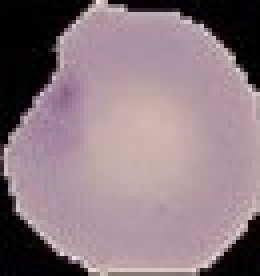
#> input picture 1.jpg, 65 x 69 px (shown 4 times larger)
$ python contour_array_extractor.py
#> lines starting #> are read from the running program, lines starting #| are printed output that depends on the picture; after the words box and inside, x2 and y2 are one past the last pixel; in counts of white or black regions, pixels touching at a corner belong together
import cv2

import pandas as pd
import csv

image = cv2.imread('1.jpg')
#> image is the input picture: shape (69, 65, 3); mean B, G, R 127.9, 120.5, 139.8


blur = cv2.blur(image,(5,5),5) # (9 x 9) filter is used
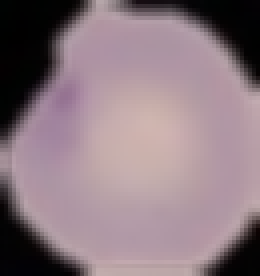
#> blur: shape (69, 65, 3) (shown 4 times larger); mean B, G, R 128.4, 120.9, 140.4


gray = cv2.cvtColor(image, cv2.COLOR_BGR2GRAY)
ret,threshold = cv2.threshold(gray, 127, 255, cv2.THRESH_BINARY)
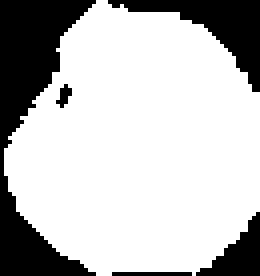
#> threshold: shape (69, 65) (shown 4 times larger); 74.6% white; 5 black regions (1 under 20 px), largest, box (x1, y1, x2, y2) and area: (0, 0, 24, 69) 704, (27, 0, 65, 23) 284, (49, 53, 65, 69) 120, (28, 68, 48, 69) 20


canny = cv2.Canny(image, 50, 200)
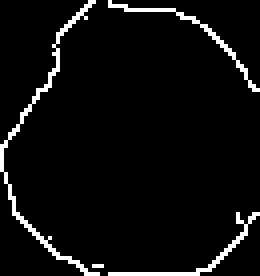
#> canny: shape (69, 65) (shown 4 times larger); 5.1% white in thin lines or dots

contours, hierarchy = cv2.findContours(canny, cv2.RETR_LIST, cv2.CHAIN_APPROX_NONE)
#> contours = 4 contours, 3 with area under 20; largest, box (x1, y1, x2, y2) and area: (0, 0, 25, 69) 36
cv2.drawContours(image, contours,0, (155,0,0), 3)
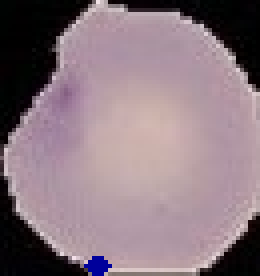
#> image: shape (69, 65, 3) (shown 4 times larger); 0.51% of pixels changed, all inside (x1, y1, x2, y2) = (21, 64, 28, 69)

cv2.destroyAllWindows()
a=[0]
i=0
for i in range(10):
    try:
        cnt = contours[i]
        area = cv2.contourArea(cnt)
        if(area>0.0):
            a.append(area)
    except:
        a.append(0)
#> this loop made 10 passes
#> area on pass 4: 36
#> after the loop, a = [0, 12.5, 14.5, 36, 0, 0, 0, 0, 0, 0]
print(a)
#| [0, 12.5, 14.5, 36.0, 0, 0, 0, 0, 0, 0]
cv2.imshow('rgb',canny)

$ run again, with 10.jpg copied over 1.jpg
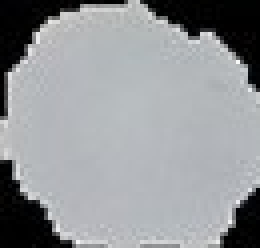
#> input picture 10.jpg, 65 x 62 px (shown 4 times larger)
#> image is the input picture: shape (62, 65, 3); mean B, G, R 152.1, 149.2, 146.7
#> `ret,threshold = cv2.threshold(gray, 127, 255, cv2.THRESH_BINARY)`:
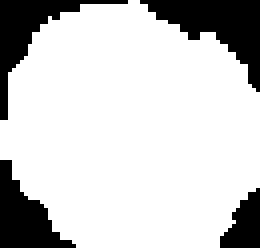
#> threshold: shape (62, 65) (shown 4 times larger); 79.8% white; 4 black regions, box (x1, y1, x2, y2) and area: (35, 0, 65, 23) 290, (0, 0, 32, 30) 220, (0, 40, 19, 62) 206, (55, 47, 65, 62) 97
#> canny: shape (62, 65); 5% white in thin lines or dots
#> contours = 5 contours, 4 with area under 20; largest, box (x1, y1, x2, y2) and area: (35, 0, 65, 23) 20
#> `cv2.drawContours(image, contours,0, (155,0,0), 3)`:
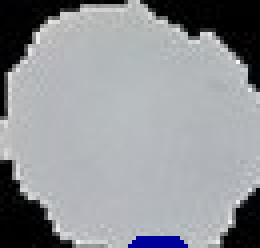
#> image: shape (62, 65, 3) (shown 4 times larger); 0.97% of pixels changed, all inside (x1, y1, x2, y2) = (32, 59, 47, 62)
#> the loop `for i in range(10):` made 10 passes
#> area on pass 4: 20.5
#> after the loop `for i in range(10):`: a = [0, 8, 9.5, 20.5, 13, 0, 0, 0, 0, 0]
#| [0, 8.0, 9.5, 20.5, 13.0, 0, 0, 0, 0, 0]

$ run again, with 12.jpg copied over 1.jpg
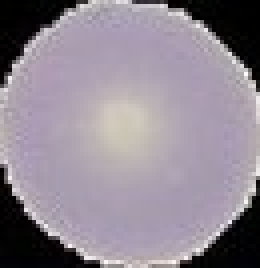
#> input picture 12.jpg, 65 x 67 px (shown 4 times larger)
#> image is the input picture: shape (67, 65, 3); mean B, G, R 145.6, 134.7, 143.6
#> `ret,threshold = cv2.threshold(gray, 127, 255, cv2.THRESH_BINARY)`:
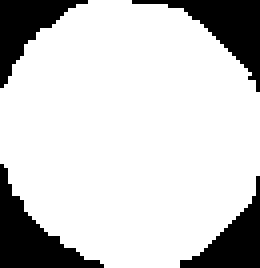
#> threshold: shape (67, 65) (shown 4 times larger); 80.2% white; 4 black regions, box (x1, y1, x2, y2) and area: (0, 41, 26, 67) 255, (33, 0, 65, 23) 234, (0, 0, 22, 22) 192, (45, 44, 65, 67) 183
#> canny: shape (67, 65); 5.9% white in thin lines or dots
#> contours = 10 contours, 8 with area under 20; largest, box (x1, y1, x2, y2) and area: (0, 41, 65, 67) 34, (33, 0, 65, 23) 20
#> `cv2.drawContours(image, contours,0, (155,0,0), 3)`:
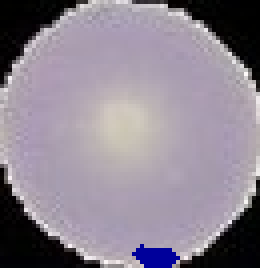
#> image: shape (67, 65, 3) (shown 4 times larger); 1.1% of pixels changed, all inside (x1, y1, x2, y2) = (33, 61, 45, 67)
#> the loop `for i in range(10):` made 10 passes
#> area on passes 3, 8: 34, 20.5
#> after the loop `for i in range(10):`: a = [0, 34, 2, 20.5, 2, 13]
#| [0, 34.0, 2.0, 20.5, 2.0, 13.0]
